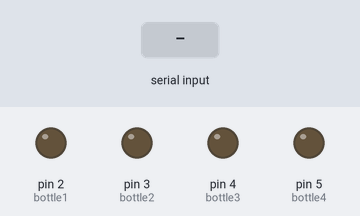
The sketch below on a simulated Arduino Uno, built with avr-gcc and run on an emulated ATmega328P. Parts: output pins drawn as LEDs (lit = HIGH). Inputs (shaded band) come from the test bench.

Above: at 1.2 s.
1.3 s: "5\n" received over Serial
At 1.6 s:
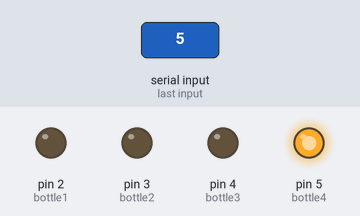
At 7.42 s:
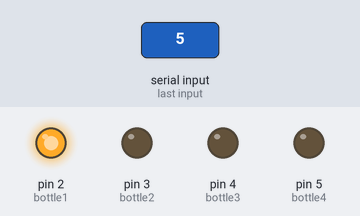
Timing chart, 0 to 8.8 s (numbered marks = the images above; inputs shaded):
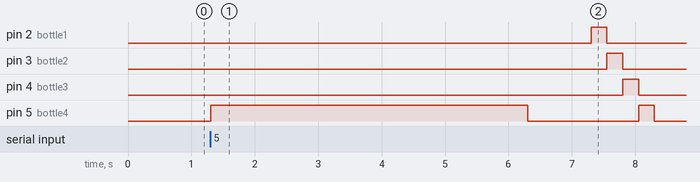

The sketch:

Arduino4.ino
```cpp
/*
 *
 *        Kunal Shah, Dhruv Patel, Andy Cervantes, Paul Nguyen
 *        T.A.B. Arduino User Interface Code
 *
 *
 *
 *        COULD USE DELIMITER VALUE OF 999 TO DISTUINGISH SIGNALS
 *
 *        ARDUINO #4
 *        Display the proper L.E.D. based upon the position of the glass
 */

int pos = 0;  //Zero is set as no lights while moving


int bottle1 = 2;
int bottle2 = 3;
int bottle3 = 4;
int bottle4 = 5;

int delay1 = 250;
int delay2 = 0;
// the setup function runs once when you press reset or power the board
void setup() {
  // initialize digital pin 13 as an output.
  pinMode(bottle1, OUTPUT);
  pinMode(bottle2, OUTPUT);
  pinMode(bottle3, OUTPUT);
  pinMode(bottle4, OUTPUT);
  Serial.begin(9600);
}

// the loop function runs over and over again forever
void loop() {

  if(Serial.available())
  {
    pos = Serial.parseInt();
    if (pos != 0)
    {
      digitalWrite(pos, HIGH);
      delay(5000);
      digitalWrite(pos, LOW);
      delay(1);
      //reset the input
      pos = 0;
    }
    else  //While it is moving
    {

      digitalWrite(bottle1, HIGH);
      delay(delay1);
      digitalWrite(bottle1, LOW);
      delay(delay2);

      digitalWrite(bottle2, HIGH);
      delay(delay1);
      digitalWrite(bottle2, LOW);
      delay(delay2);

      digitalWrite(bottle3, HIGH);
      delay(delay1);
      digitalWrite(bottle3, LOW);
      delay(delay2);

      digitalWrite(bottle4, HIGH);
      delay(delay1);
      digitalWrite(bottle4, LOW);
      delay(delay2);}
  }
}
```

Measured:
- after the input at 1.3 s, pin 2 (bottle1): LOW → HIGH after 6.0 s, → LOW 0.25 s later; pin 3 (bottle2): LOW → HIGH after 6.3 s, → LOW 0.25 s later; pin 4 (bottle3): LOW → HIGH after 6.5 s, → LOW 0.25 s later; pin 5 (bottle4): LOW → HIGH at once, → LOW 5.0 s later, → HIGH 1.8 s later, → LOW 0.25 s later
